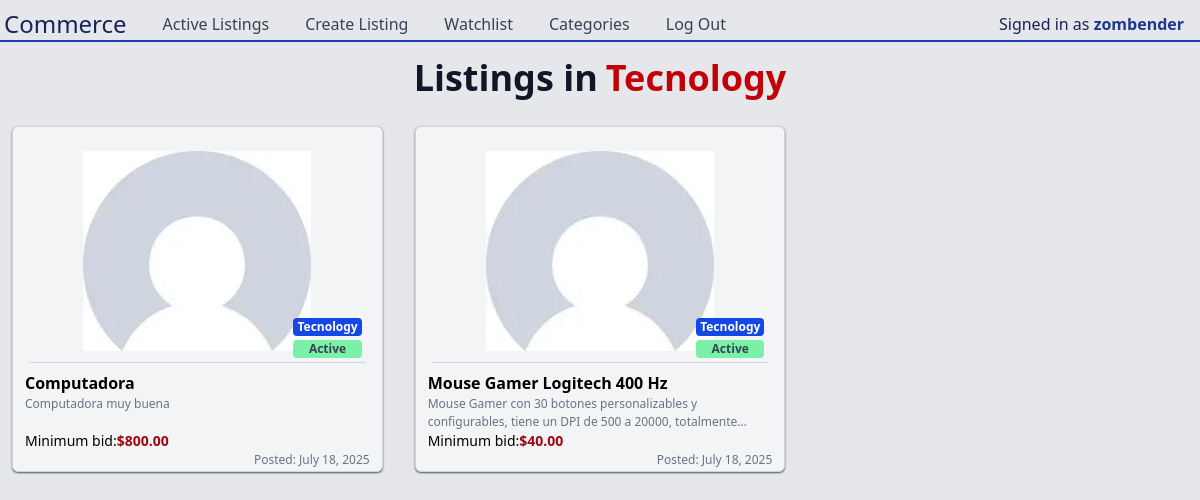
The page /listing/category/2 (signed in) on the database its author committed.
### auctions/models.py (models this page shows, shortened)
class User(AbstractUser):
    pass

class Category(models.Model):
    name = models.CharField(max_length=30)
    def __str__(self):
        return self.name

class Listing(models.Model):
    author = models.ForeignKey(User, on_delete=models.CASCADE)
    category = models.ForeignKey(Category, on_delete=models.SET_NULL, null=True, blank=True)
    title = models.CharField(max_length=200)
    description = models.TextField(blank=True, default='')
    starting_bid = models.DecimalField(max_digits=10, decimal_places=2, validators=[MinValueValidator(0.01)])
    date_posted = models.DateTimeField(default=timezone.now)
    image = models.ImageField(default='default.jpg', upload_to='product-pics')
    watchlist = models.ManyToManyField(User, blank=True, related_name='watchlist')
    is_active = models.BooleanField(default=True)
    @property
    def current_price(self):
        highest_bid = self.bids.aggregate(models.Max('amount'))['amount__max']
        return highest_bid if highest_bid is not None else self.starting_bid
    @property
    def winner(self):
        highest_bid = self.bids.order_by('-amount', '-date_posted').first()
        return highest_bid.user if highest_bid else None

### auctions/views.py (the view)
# urls.py: path('listing/category/<int:pk>', views.CategoryListingListView.as_view(), name='listing-category')
class CategoryListingListView(LoginRequiredMixin, ListView):
    model = Listing
    template_name = 'auctions/category-listing.html'
    context_object_name = 'listings'
    def get_queryset(self):
        category_id = self.kwargs['pk']
        return Listing.objects.filter(category__pk=category_id, is_active=True)
    def get_context_data(
            self, *, object_list=..., **kwargs
    ):
        context = super().get_context_data(**kwargs)
        category_id = self.kwargs['pk']
        category = get_object_or_404(Category, pk=category_id)
        context['category'] = category
        return context

### auctions/templates/auctions/category-listing.html
{% extends "auctions/layout.html" %}
{% block body %}
    <main class="flex flex-col h-[90vh]  gap-y-6">
        <h2 class="flex justify-center text-4xl font-bold text-gray-900 mt-4">
            Listings in <strong class="text-red-700 ml-2"> {{ category }}</strong>
        </h2>
        <div class="grid grid-rows-3 grid-cols-3 gap-8 px-3 py-1">
            {% for listing in listings %}
                {% include 'auctions/listing_card.html' %}
            {% endfor %}
        </div>
    </main>
{% endblock %}

### auctions/templates/auctions/layout.html (shortened to what this page needs)
{% load static %}
<!DOCTYPE html>
<html lang="en">
<head>
    <link href="{% static 'auctions/output.css' %}" rel="stylesheet">
</head>
<body class="h-screen bg-gray-200">
<header class="w-full mt-2">
    <div class="flex flex-row justify-between items-center border-b-2 px-1 border-b-blue-800">
        <div class="flex items-center justify-center">
            <h1 class="flex items-center justify-center text-2xl text-blue-950 mr-5 sm:mr-7 md:mr-8 lg:mr-9">
                Commerce
            </h1>
            <nav class="flex">
                <ul class="flex flex-row gap-x-3 sm:gap-x-7 md:gap-x-8 lg:gap-x-9 list-none ">
                    {% if user.is_authenticated %}
                        <li class="nav-item">
                            <a class="{% if request.resolver_match.view_name == 'index' %}text-blue-700 {% else %} text-gray-700{% endif %} nav-item-a" href="{% url 'index' %}">Active Listings</a>
                        </li>
                        <li class="nav-item">
                            <a class="{% if request.resolver_match.view_name == 'create-listing' %}text-blue-700 {% else %} text-gray-700{% endif %} nav-item-a"  href="{% url 'create-listing' %}">Create Listing</a>
                        </li>
                        <li class="nav-item">
                            <a class="{% if request.resolver_match.view_name == 'watchlist' %}text-blue-700 {% else %} text-gray-700{% endif %} nav-item-a"  href="{% url 'watchlist' %}">Watchlist</a>
                        </li>
                        <li class="nav-item">
                            <a class="{% if request.resolver_match.view_name == 'category' %}text-blue-700 {% else %} text-gray-700{% endif %} nav-item-a"  href="{% url 'category' %}">Categories</a>
                        </li>
                        <li class="nav-item">
                            <a class="{% if request.resolver_match.view_name == 'logout' %}text-blue-700 {% else %} text-gray-700{% endif %} nav-item-a"  href="{% url 'logout' %}">Log Out</a>
                        </li>
                    {% endif %}
                </ul>
            </nav>
        </div>
        <div class="h-full flex items-center justify-center ml-3 mr-3">
            <h2 class="text-1xl text-blue-950 self-center ">
                {% if user.is_authenticated %}
                    Signed in as <strong class="text-blue-900">{{ user.username }}</strong>
                {% else %}
                    Not signed in
                {% endif %}
            </h2>
        </div>
    </div>
</header>
{% block body %}
{% endblock %}
</body>
</html>

### auctions/templates/auctions/listing_card.html (shortened to what this page needs)
<card class="flex flex-col justify-between border-1 border-gray-300 rounded-md bg-gray-100
                p-3 pb-0.5 shadow-xs shadow-gray-600">
                    <div class="relative flex items-center basis-1/3 justify-center aspect-[1.5/1] p-2  mx-1  border-b-1 border-b-gray-300">
                        <img class="max-w-full max-h-full" alt="Product image" src="{{ listing.image.url }}">
                        <div class="absolute flex flex-col gap-y-1 bottom-1 right-1 font-bold text-[6px] sm:text-[10px] md:text-[11px] lg:text-[12px]">
                            <span class=" text-white bg-blue-700 px-1 rounded text-center ">
                                {{ listing.category }}
                            </span>
                            {% if listing.is_active %}
                                <span class=" text-gray-700 bg-green-300 px-1 rounded text-center">
                                    Active
                                </span>
                            {% else %}
                                <span class="text-white bg-red-600 px-1 rounded text-center">
                                    Not active
                                </span>
                            {% endif %}
                        </div>
                    </div>
                    <div class="flex flex-col basis-2/3 justify-start mt-2">
                        <h2 class="flex flex-row text-base font-bold text-black
                        truncate text-ellipsis whitespace-nowrap hover:text-blue-400 transition-colors duration-200 ease-in-out">
                            <a href= {% url 'listing' listing.id %}>
                                {{ listing.title }}
                            </a>
                        </h2>
                        <p class="text-[12px] text-gray-500 line-clamp-2 h-[3.0em]">
                            {{ listing.description }}
                        </p>
                        <p class="flex text-sm truncate text-ellipsis whitespace-nowrap">
                            {% if listing.winner %}
                                {% if listing.is_active %}
                                    <strong>
                                        Highest bid: ${{ listing.current_price }} by
                                        <strong class="text-red-600">{{ listing.winner }}</strong>
                                    </strong>
                                {% else %}
                                    <strong>
                                        Winner: {{ listing.winner }}
                                        <strong class="text-red-600">{{ listing.winner }}</strong>
                                    </strong>
                                {% endif %}
                            {% else %}
                                {% if listing.is_active %}
                                    Minimum bid: <strong class="text-red-800">${{ listing.current_price }}</strong>
                                {% else %}
                                    <strong class="font-bold text-sm text-red-800">Bid closed</strong>
                                {% endif %}
                            {% endif %}
                        </p>
                        <time class="text-[12px] text-gray-500 text-right mt-auto"
                              datetime="{{ listing.date_posted|date:'c' }}">
                            Posted: {{ listing.date_posted|date:"F j, Y" }}
                        </time>
                    </div>
                </card>

### rows shown on the page
User: username "zombender"
Category: name "Tecnology"
Listing: image (placeholder picture), category "Tecnology", is_active "Active", title "Computadora", description "Computadora muy buena", current_price "800.00", date_posted "July 18, 2025"
Listing: image (placeholder picture), category "Tecnology", is_active "Active", title "Mouse Gamer Logitech 400 Hz", description "Mouse Gamer con 30 botones personalizables y configurables, tiene un DPI de 500 a 20000,…", current_price "40.00", date_posted "July 18, 2025"
